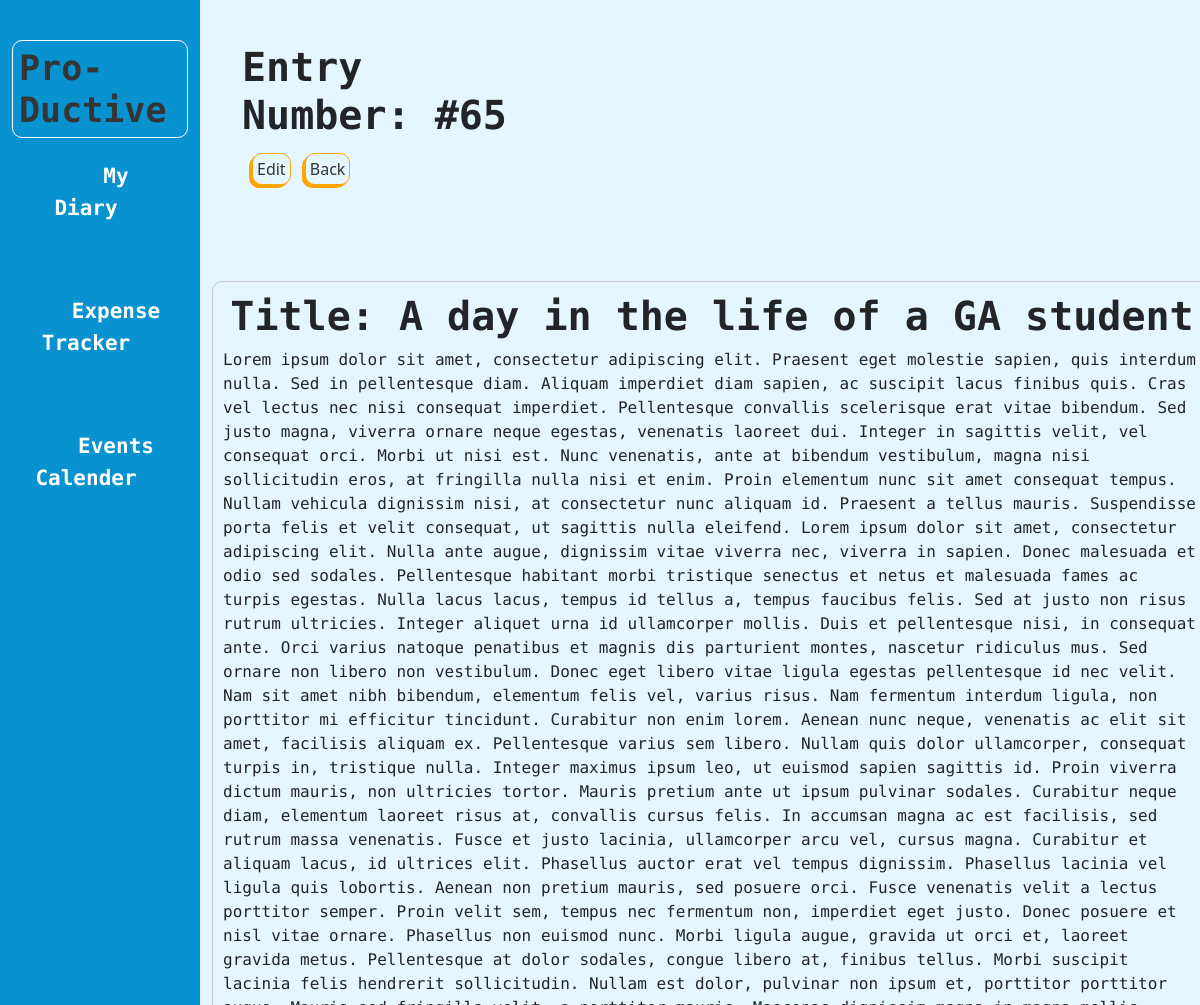
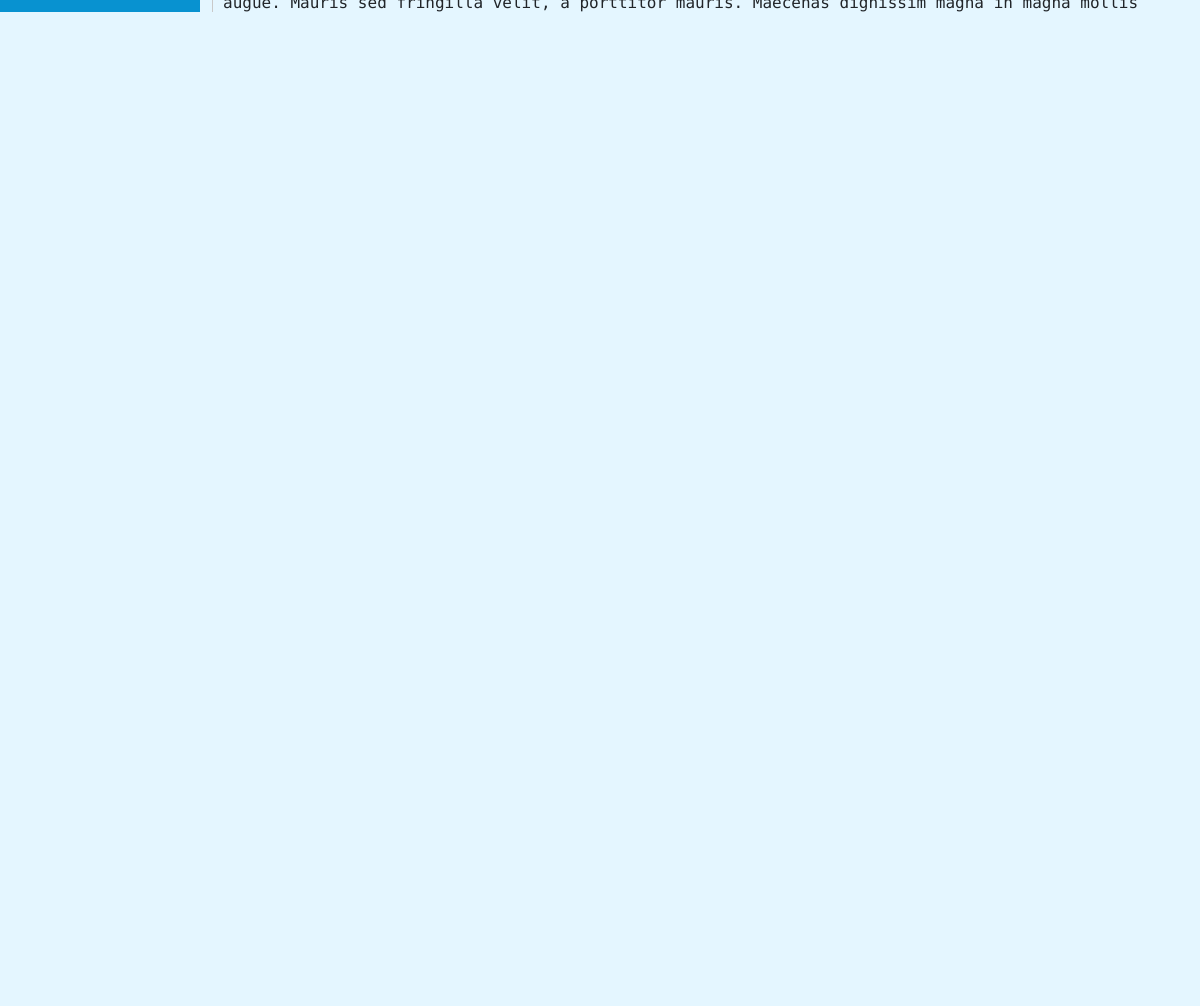
The page /diary/diary/65 on the database its author committed (2 pictures, top to bottom).
### diary/models.py (models this page shows, shortened)
class Entry(models.Model):
    title = models.CharField(max_length=100)
    content = models.TextField()
    date_posted = models.DateTimeField(auto_now_add=True)

### diary/views.py (the view)
# urls.py: path('diary/<int:id>', views.show_entry, name="show_entry"),
def show_entry(request, id):
    entry = Entry.objects.get(pk=id)
    if request.GET.get("del") == "true":
        entry.delete()  # deletes on cat
        return HttpResponseRedirect(reverse("diary:index"))
    elif request.method == "POST":
        form_data = EntryForm(request.POST, instance=entry)  # django
        if form_data.is_valid():  # django
            form_data.save()  # save data to db
            return HttpResponseRedirect(reverse("diary:show_entry", args=(entry.id,)))
    form = EntryForm(instance=entry)
    context = {"form": form, "entry": entry}
    return render(request, 'diary/entry.html', context)

### diary/templates/diary/entry.html (shortened to what this page needs)
{% extends 'diary/base.html' %}
{% load crispy_forms_tags %}
{% block body %}
<div>
  <h1 class="entry-number">Entry Number: #{{entry.id}}</h1>
  <div class="indiv-entry-btn">
    <a class="indiv-edit" href="#" data-bs-toggle="modal" data-bs-target="#exampleModal">Edit</a>
    <a class="indiv-back" href="{% url 'diary:index' %}">Back</a>
  </div>
</div>
<div class="indiv-entry">
  <h1> <span>Title:</span> {{entry.title}}</h1>
  <p>{{entry.content}}</p>
</div>
{% endblock %}

### dashboard/static/css/style.css (style rules this page uses)
body { display: flex; box-sizing: border-box; }
.entry-number { font-family: 'Space Mono', monospace; width: 30%; margin-top: 33px; margin-left: 20px; padding: 10px; border-radius: 10px; font-weight: 700; }
.indiv-entry { display: flex; flex-direction: column; justify-content: center; align-items: center; margin: 100px auto; border: 1px solid rgb(201, 201, 201); width: 1000px; font-family: 'Space Mono', monospace; border-radius: 10px; padding: 10px; }
.indiv-entry h1 { font-weight: 700; }
.indiv-entry-btn { margin-left: 35px; }
.indiv-edit , .indiv-back { border: 1px solid rgb(139, 138, 138); text-decoration: none; margin: 3px 5px; padding: 4px; border-radius: 10px; color: black; text-align: center; color: #333; box-shadow: -3px 3px orange, -2px 2px orange, -1px 1px orange; border: 1px solid orange; text-align: center; }

### rows shown on the page
Entry: id "65", title "A day in the life of a GA student", content "Lorem ipsum dolor sit amet, consectetur adipiscing elit. Praesent eget molestie sapien, quis interdum nulla. Sed in pellentesque diam. Aliquam imperdiet diam sapien, ac suscipit lacus finibus quis. Cras vel lectus nec nisi consequat imperdiet. Pellentesque convallis scelerisque erat vitae bibendum. Sed justo magna, viverra ornare neque egestas, venenatis laoreet dui. Integer in sagittis velit, vel consequat orci. Morbi ut nisi est. Nunc venenatis, ante at bibendum vestibulum, magna nisi sollicitudin eros, at fringilla nulla nisi et enim. Proin elementum nunc sit amet consequat tempus. Nullam vehicula dignissim nisi, at consectetur nunc aliquam id. Praesent a tellus mauris. Suspendisse porta…"
